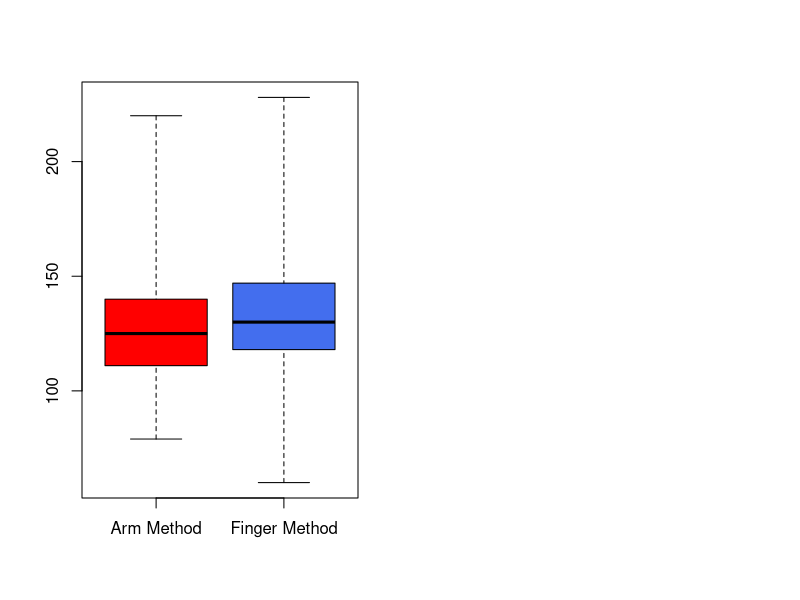
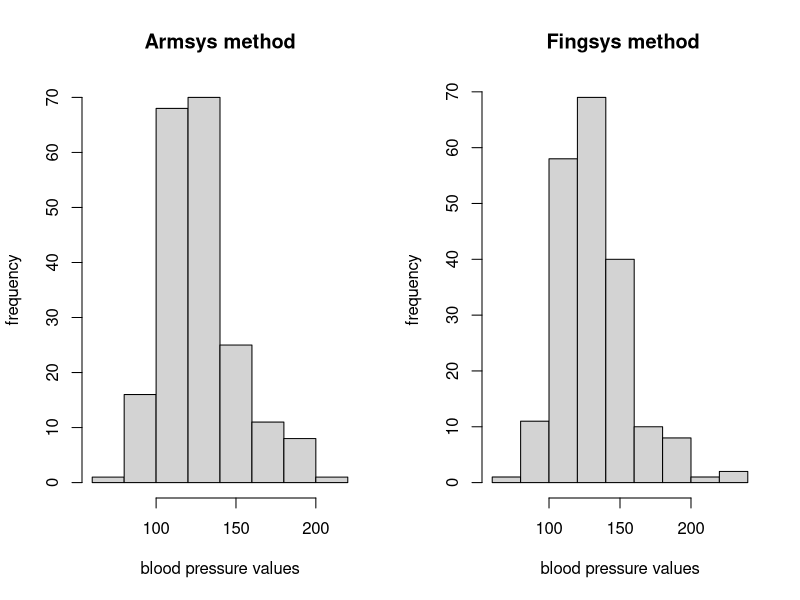
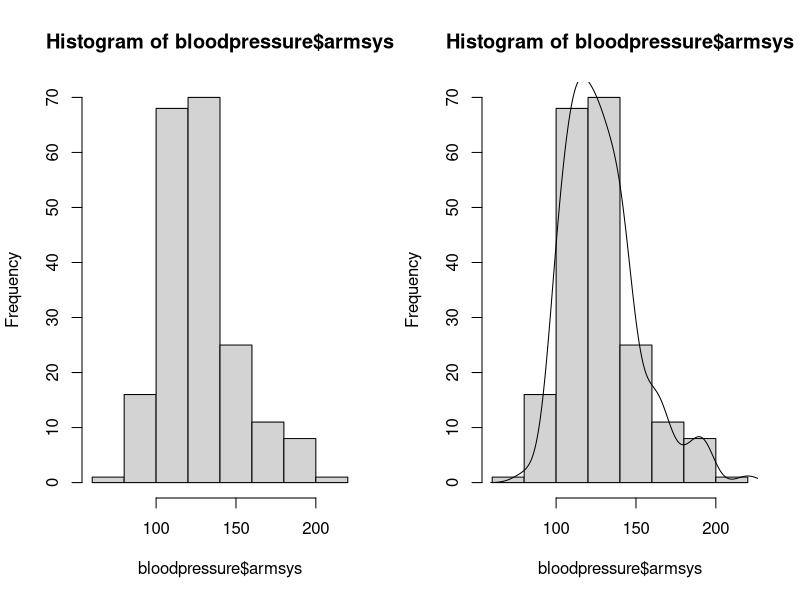
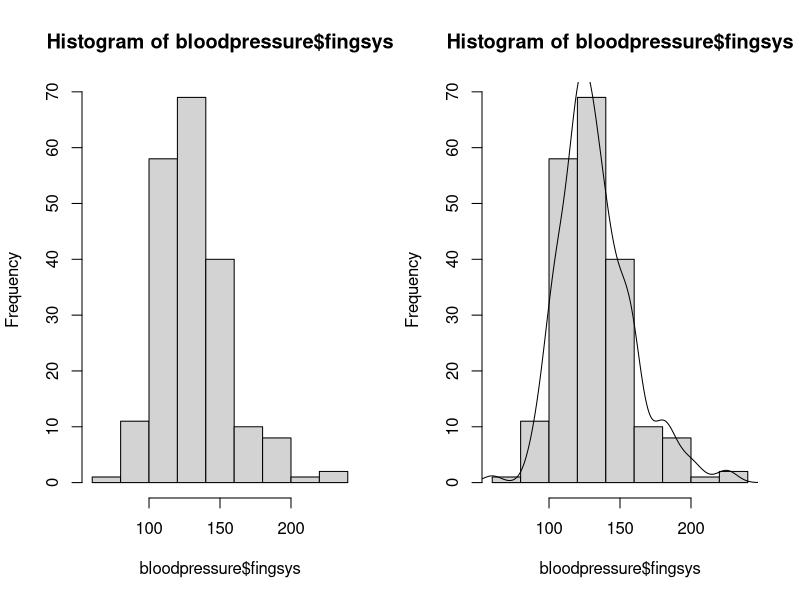
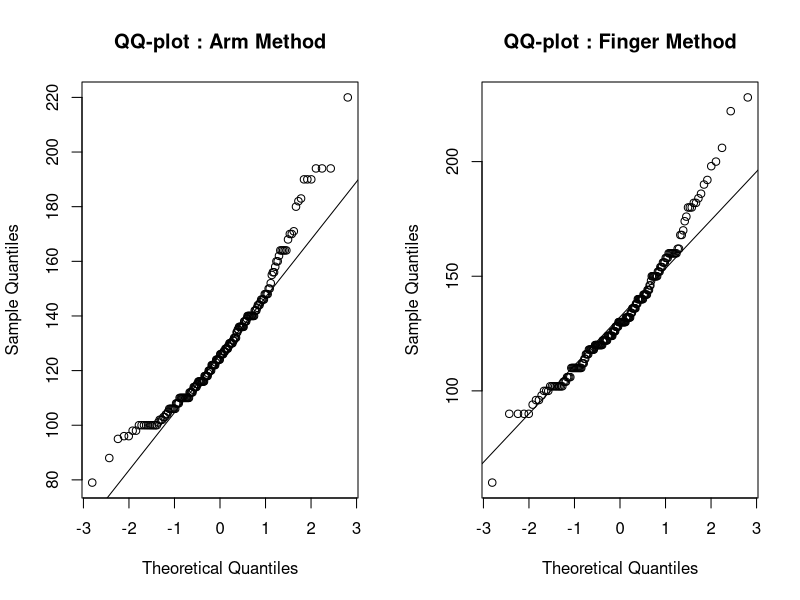

Generate these figures, in order, with R:
bloodpressure <- read.table(file="bp.txt",header = TRUE)


#=========================
# Question 1 a  
#=========================

par(mfrow=c(1,2)) # 2 plots in 1 row
boxplot(bloodpressure, range=0,col=c('red','royalblue2'),names=c( 'Arm Method','Finger Method'))

#=========================
# Question 1 b - Histogram
#=========================


# frequency histogram by default
par(mfrow=c(1,2))
hist(bloodpressure$armsys, xlab="blood pressure values", ylab="frequency", main="Armsys method") 
hist(bloodpressure$fingsys, xlab="blood pressure values", ylab="frequency", main=" Fingsys method") 

myhist <- hist(bloodpressure$armsys)
multiplier <- myhist$counts / myhist$density
mydensity <- density(bloodpressure$armsys)
mydensity$y <- mydensity$y * multiplier[1]

plot(myhist)
lines(mydensity)

myhist <- hist(bloodpressure$fingsys)
multiplier <- myhist$counts / myhist$density
mydensity <- density(bloodpressure$fingsys)
mydensity$y <- mydensity$y * multiplier[1]

plot(myhist)
lines(mydensity)

#=========================
# Question 1 b - QQ Plot
#=========================
par(mfrow=c(1,2))
qqnorm(bloodpressure$armsys,main = 'QQ-plot : Arm Method')
qqline(bloodpressure$armsys)
qqnorm(bloodpressure$fingsys,main = 'QQ-plot : Finger Method')
qqline(bloodpressure$fingsys)


#qqplot(bloodpressure$armsys,bloodpressure$fingsys)


#=========================
# Question 1 c
#=========================
conf.int <- function(mu, sigmax,sigmay, n,m, alpha) {
  
  ci <- mu + c(-1, 1) * qnorm(1 - (alpha/2)) * sqrt((sigmax^2/n)+(sigmay^2/m)) 
  return(ci)
}

armsys.m<- mean(bloodpressure$armsys)
armsys.sigma <- sd(bloodpressure$armsys)



fingsys.m<- mean(bloodpressure$fingsys)
fingsys.sigma <- sd(bloodpressure$fingsys)

alpha <- 0.05
diff.m <- armsys.m-fingsys.m

n<- nrow(bloodpressure)

ci <- conf.int(mu = diff.m , sigmax = armsys.sigma , sigmay = fingsys.sigma, n,n,alpha)
print("\n Assuming that both the random variables are independent")
cat("mean of arm:",armsys.m)
cat("\nmean of fing", fingsys.m)
cat("\ndiffre",diff.m)
print(ci)

#===============================

pairedconf.int <- function(mu, sigma,n,talpha_by_2) {
  
  ci <- mu + c(-1, 1) * qt(talpha_by_2, n-1) * sigma/sqrt(n)
  return(ci)
}
diff <- (bloodpressure$armsys- bloodpressure$fingsys)

alpha<-0.05
talpha_by_2<- 1-(alpha/2)
print(talpha_by_2)

n <- length(diff)
ci<- pairedconf.int(mean(diff),sd(diff),length(diff),talpha_by_2)
print(ci)




